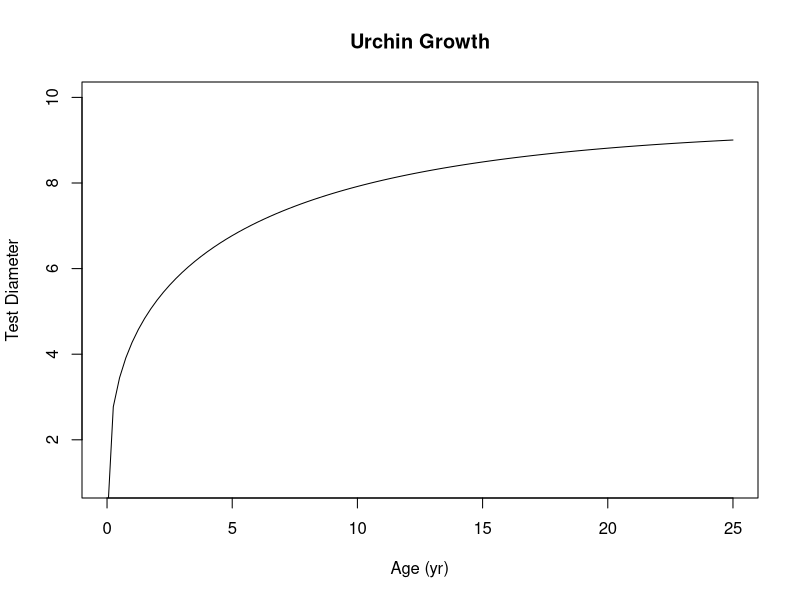
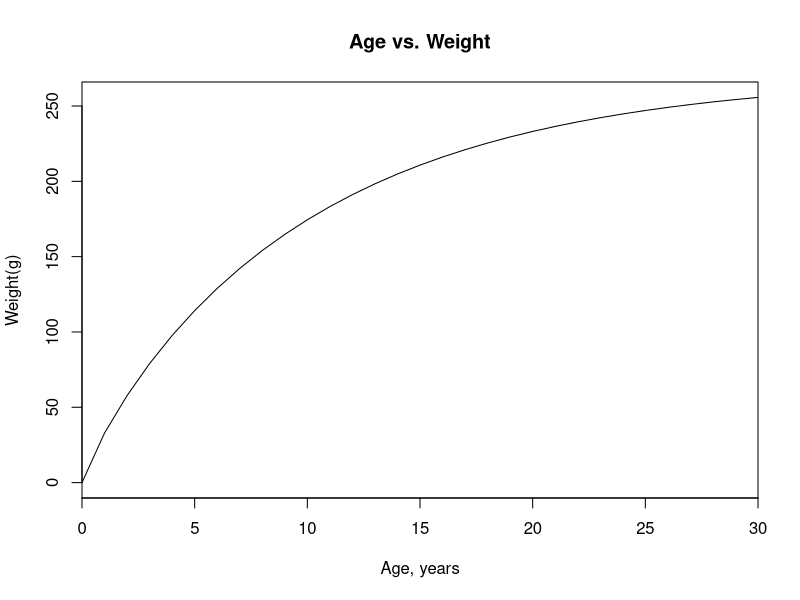
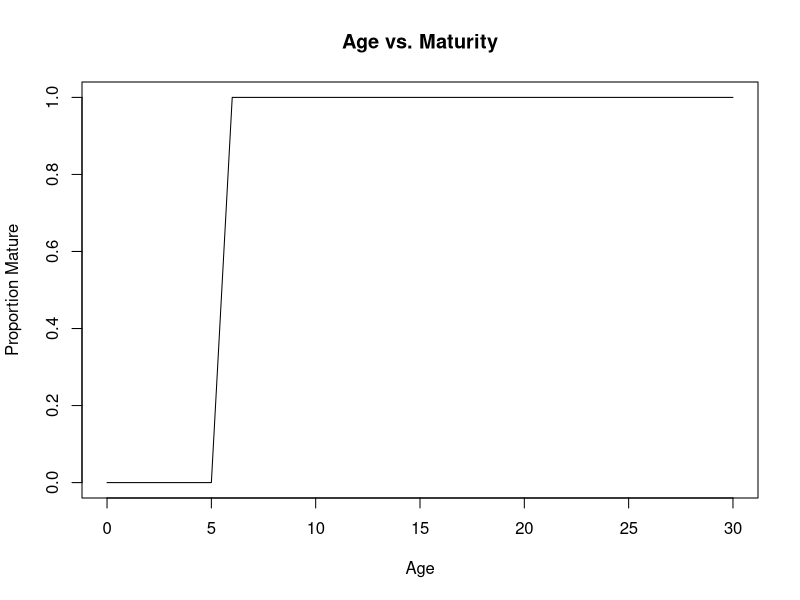
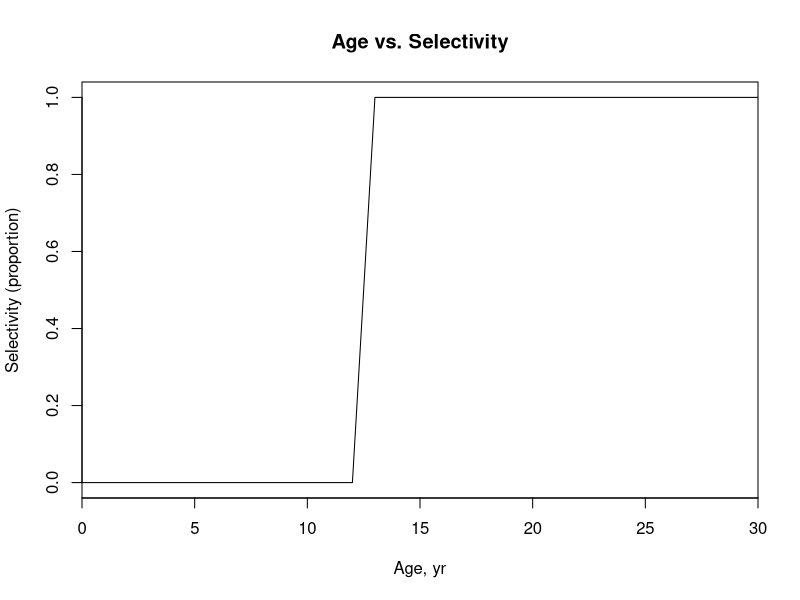
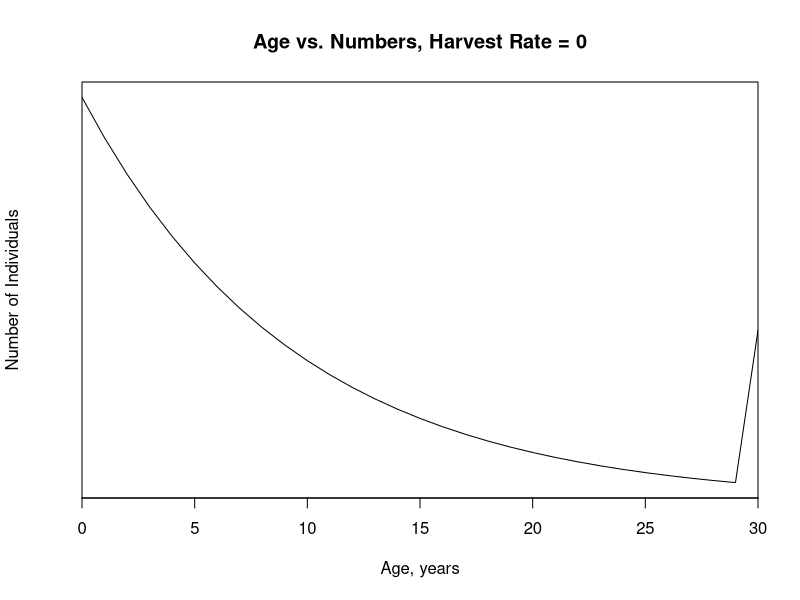
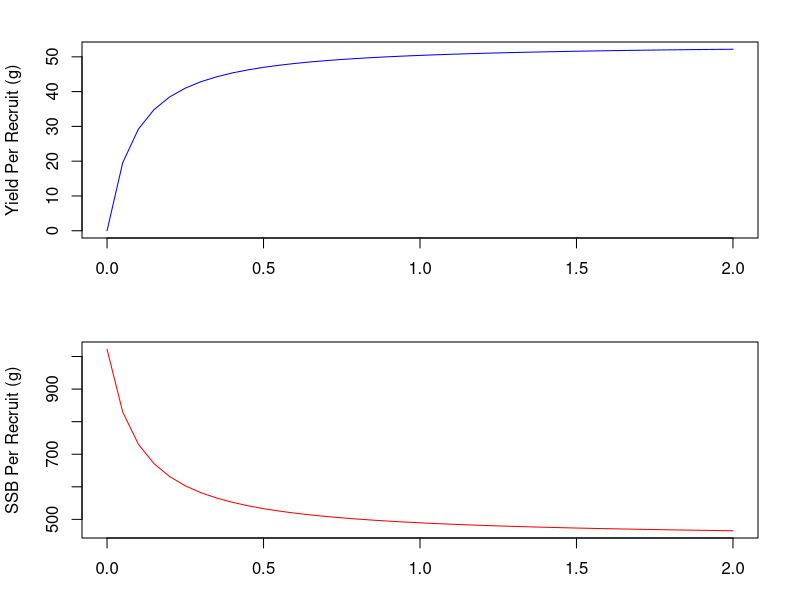
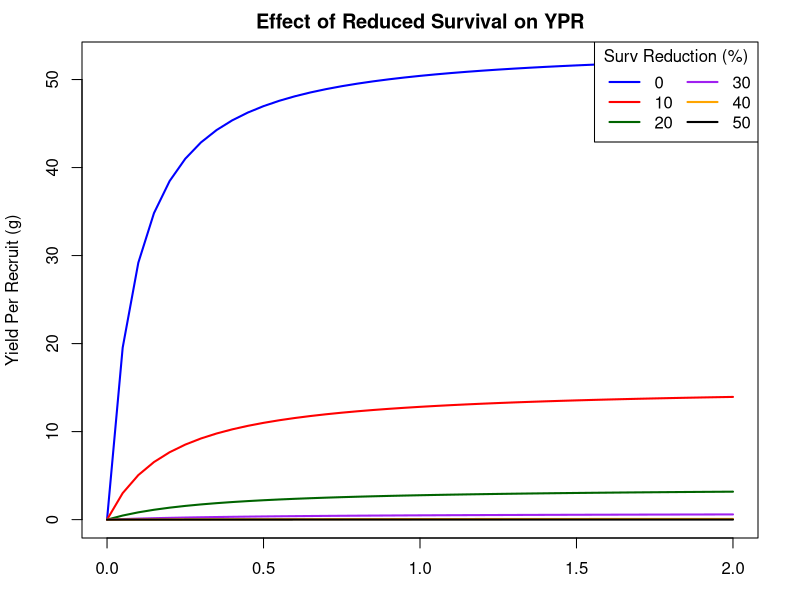
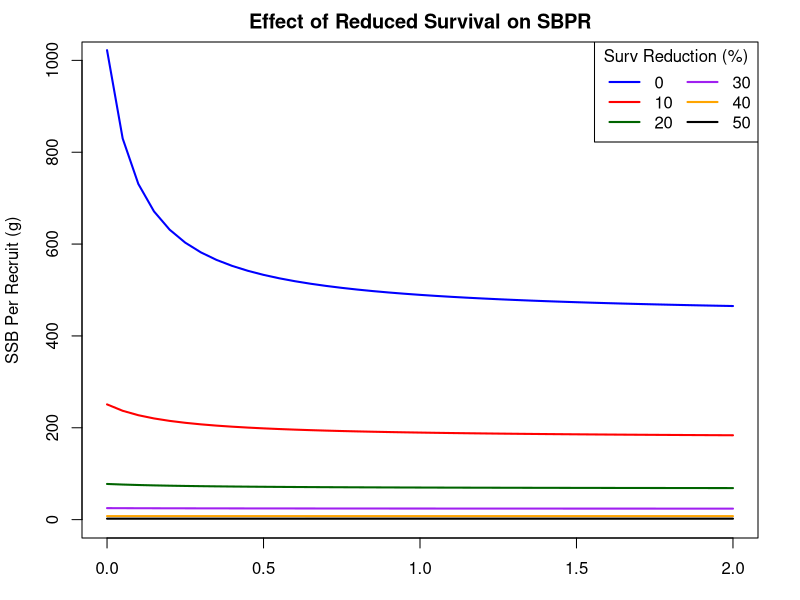

The R source for these figures, in order:
## ---- chunk 1
knitr::opts_chunk$set(echo = TRUE)
library(tidyverse)
library(ggplot2)
## ---- chunk 2
max.age <- 30 # max age class (number of age classes will be this plus 1 (for age 0)
ages <- 0:max.age # the age classes
surv <- 0.9 # natural survival of post-settlers
mort <- 1-surv # natural mortality of post-settlers


# Fishing parameters
fish <- 0 # as a default, harvest rate is zero
size.limit <- 8.3 #size limit in cm

# Richards growth parameters
Dinfinity <- 9.31 #L infinity, asymptotic length
growthrate <- 0.0926 #growth rate
shape <- -0.3208 #shape parameter
growth.params <- c(Dinfinity,growthrate,shape) # all params together

# Length at maturity
length_mat <- 7

# weight-at-size parameters, of the form a*L^b
dw.a <- 0.0012659
dw.b <- 2.7068
## ---- chunk 3
# Growth function
Dt <- function(Dinf, K, n=shape,age.vec) {Dinf*(1-exp(-K*age.vec))^(-n)}

# Plot of shape
growth <- data.frame(age=seq(0,25,by=0.25),Dt=Dt(Dinf=Dinfinity,K=growthrate,n=shape,
                                                 age.vec=seq(0,25,by=0.25)))
plot(growth$age,growth$Dt,xlab="Age (yr)",ylab="Test Diameter",
     xlim=c(0,25),ylim=c(1,10),type="l",main="Urchin Growth")
## ---- chunk 4
n0 <- function(ninit,surv) {
  out <- numeric(length=max.age+1)
  out[1] <- ninit # initial population
  
  # every year, a certain proportion survive
  for(i in 1:(length(out)-2)) out[i+1] <- out[i]*surv 
  out[length(out)] <- surv/(1-surv)*out[length(out)-1] # plus group survival
  return(out)
}
n0(1,surv=surv)
## ---- chunk 5
weight.at.age <- function(g.params,age.vec,dw.a,dw.b) {
  # first, age to diameter
  diams <- Dt(Dinf=g.params[1],K=g.params[2],n=g.params[3],age.vec=age.vec)
  #then, weights-by-diameter. Campbell's values are for mm, so convert cm to mm as well
  w.vec <- dw.a*(diams*10)^(dw.b)
  return(w.vec)
}
# with our parameters:
w.vec <- weight.at.age(age.vec=ages,g.params=growth.params,dw.a=dw.a,dw.b=dw.b)
plot(ages,w.vec,main="Age vs. Weight",type='l',xlab='Age, years',ylab='Weight(g)',
     xaxs='i')
## ---- chunk 6
calc_m <- function(g.params,length_mat,age.vec){
  diams <- Dt(Dinf=g.params[1],K=g.params[2],n=g.params[3],age.vec=age.vec)
  m.vec <- sapply(diams,function(x)ifelse(x>length_mat,1,0))
  return(m.vec)
}

#with our default values
m.vec <- calc_m(g.params=growth.params,length_mat=length_mat,age.vec=ages)
plot(ages,m.vec,main="Age vs. Maturity",xlab="Age",ylab="Proportion Mature",type="l")

## ---- chunk 7
sbpr <- function(w.vec,n.vec,m.vec) sum(w.vec*n.vec*m.vec)
ssb0 <- function(w.vec,n.vec,R,m.vec) sum(w.vec*n.vec*m.vec) * R 

# When R0 = 1
m.vec <- calc_m(g.params=growth.params,length_mat=length_mat,age.vec=ages)
unfished.sbpr <- sbpr(w.vec,n.vec=n0(ninit=1,surv=surv),m.vec=m.vec)
## ---- chunk 8
sel <- function(g.params,age.vec,size.limit) {
  diams <- Dt(Dinf=g.params[1],K=g.params[2],n=g.params[3],age.vec=age.vec)
  sel.vec <- sapply(diams,function(x) ifelse(x>size.limit,1,0))
  return(sel.vec)
}
q.vec <- sel(g.params=growth.params,age.vec=ages,size.limit = size.limit)

# Plot with default values
plot(0:max.age,q.vec,main="Age vs. Selectivity",type='l',xlab='Age, yr',
     ylab='Selectivity (proportion)',xaxs='i')
## ---- chunk 9
pop.size <- function(R,fish, surv,g.params,age.vec,size.limit) {
  # First recalculate the selectivity vector
  q.vec <- sel(g.params=g.params,age.vec=age.vec,size.limit = size.limit)
  
  out <- numeric(length=max.age+1)
  out[1] <- R # initial population
  
  for(i in 1:(length(out)-2)) out[i+1] <- out[i]*surv*(1-q.vec[i]*fish)
  
  out[length(out)] <- surv*(1-q.vec[i]*fish)/(1-surv*(1-q.vec[i]*fish))*out[length(out)-1]
  
  return(out)
}

## with our parameters:
p.vec <- pop.size (R=100000,fish=fish,surv=surv,g.params=growth.params,
                   age.vec=ages,size.limit=size.limit)
plot(0:max.age,p.vec,main="Age vs. Numbers, Harvest Rate = 0",
     type='l',xlab='Age, years',ylab='Number of Individuals', yaxt="n",
     xaxs='i')
## ---- chunk 10
ypr <- function(fish,q.vec,w.vec,n.vec) {
  y.vec <- sum(w.vec*n.vec*q.vec*fish)
  return(sum(y.vec)) # total yield
}
## ---- chunk 11
calc_ypr_sbpr <- function(R=1,max.age=30,surv=0.9, Dinf=9.31,growthrate=0.0926,
                          shape=-0.3208,fert1=4.5,fert2=7, dw.a=0.0012659, 
                          dw.b=2.7068, length_mat=7, size.limit=8.3,fish) {
  # growth params
  growth.params <- c(Dinf,growthrate,shape)
  
  # age classes
  ages <- 0:max.age
  
  # Weight at age
  w.vec <- weight.at.age(age.vec=ages,g.params=growth.params,dw.a=dw.a,dw.b=dw.b)
  
  # Numbers at age
  n.vec <- pop.size(R=R,fish=fish,surv=surv,g.params=growth.params,
                    age.vec=ages,size.limit=size.limit)
  
  # Maturity at age
  m.vec <- calc_m(g.params=growth.params,length_mat=length_mat,age.vec=ages)
  
  # selectivity/vulnerability
  q.vec <- sel(g.params=growth.params,age.vec=ages,size.limit = size.limit)
  
  # Yield per recruit
  Y <- ypr(fish=fish,q.vec=q.vec,w.vec=w.vec,n.vec=n.vec)
  
  # SBPR
  SBPR <- sbpr(w.vec,n.vec,m.vec)
  
  return(c(Y,SBPR))
}
## ---- chunk 12
u <- seq(0,2,by=0.05)
def_curve <- data.frame(u=u,ypr=NA,sbpr=NA)
for(i in 1:nrow(def_curve)) {
  calc <- calc_ypr_sbpr(fish=u[i])
  def_curve[i,2:3] <- calc
}

# Plot the results
par(mfrow=c(2,1), mar=c(3, 4, 2, 2) + 0.1)

plot(def_curve$u,def_curve$ypr,type="l",col="blue",ylab="Yield Per Recruit (g)",
     xlab="Harvest Rate")
plot(def_curve$u,def_curve$sbpr,type="l",col="red",ylab="SSB Per Recruit (g)",
     xlab="Harvest Rate")
## ---- chunk 13
surv_reduction <- seq(1,0.5,by=-0.1) # What happens if survival is reduced by 0-50%?

surv.trials <- list()

# For each value of survival reduction, recalculate the yield curve
for(i in 1:length(surv_reduction)) {
  u <- seq(0,2,by=0.05)
  def_curve <- data.frame(u=u,ypr=NA,sbpr=NA)
  for(j in 1:nrow(def_curve)) {
    calc <- calc_ypr_sbpr(fish=u[j],surv = surv*surv_reduction[i])
    def_curve[j,2:3] <- calc
  }
  surv.trials[[i]] <- def_curve
}


## Plot the results 
par(mfrow=c(1,1))
cols <- c("blue","red","darkgreen","purple","orange","black")

plot(surv.trials[[1]]$u,surv.trials[[1]]$ypr,type="l",col=cols[1],
     ylab="Yield Per Recruit (g)",
     xlab="Harvest Rate",main="Effect of Reduced Survival on YPR",lwd=2)

for(i in 2:length(surv_reduction)) {
  lines(surv.trials[[i]]$u,surv.trials[[i]]$ypr,col=cols[i],lwd=2)
}

# Add a legend
legend("topright",legend=c("0","10","20","30","40","50"),col=cols,lwd=2,
       title="Surv Reduction (%)",ncol=2,bg="white")
## ---- chunk 14
par(mfrow=c(1,1))

plot(surv.trials[[1]]$u,surv.trials[[1]]$sbpr,type="l",col=cols[1],
     ylab="SSB Per Recruit (g)",
     xlab="Harvest Rate",
     main="Effect of Reduced Survival on SBPR",lwd=2,ylim=c(0,1000))

for(i in 2:length(surv_reduction)) {
  lines(surv.trials[[i]]$u,surv.trials[[i]]$sbpr,col=cols[i],lwd=2)
}

# Add a legend
legend("topright",legend=c("0","10","20","30","40","50"),col=cols,lwd=2,
       title="Surv Reduction (%)",ncol=2)
## ---- chunk 15
growth_change<- seq(1.3,0.7,by=-0.1) # What happens if survival is reduced by 0-50%?

growth.trials <- list()

# For each value of survival reduction, recalculate the yield curve
for(i in 1:length(growth_change)) {
  u <- seq(0,2,by=0.05)
  def_curve <- data.frame(u=u,ypr=NA,sbpr=NA)
  for(j in 1:nrow(def_curve)) {
    calc <- calc_ypr_sbpr(fish=u[j],growthrate=growthrate*growth_change[i])
    def_curve[j,2:3] <- calc
  }
  growth.trials[[i]] <- def_curve
}


## Plot the results 
par(mfrow=c(1,1))
cols <- c("blue","red","darkgreen","purple","orange","yellow","black")

plot(surv.trials[[1]]$u,growth.trials[[1]]$ypr,type="l",col=cols[1],
     ylab="Yield Per Recruit (g)",
     xlab="Harvest Rate",
     main="Effect of Changed Growth Rate on YPR",lwd=2)

for(i in 2:length(growth_change)) {
  lines(growth.trials[[i]]$u,growth.trials[[i]]$ypr,col=cols[i],lwd=2)
}

# Add a legend
legend("topright",legend=c("30","20","10","0","-10","-20","-30"),col=cols,lwd=2,
       title="Change in Growth (%)",ncol=2,bg="white")
